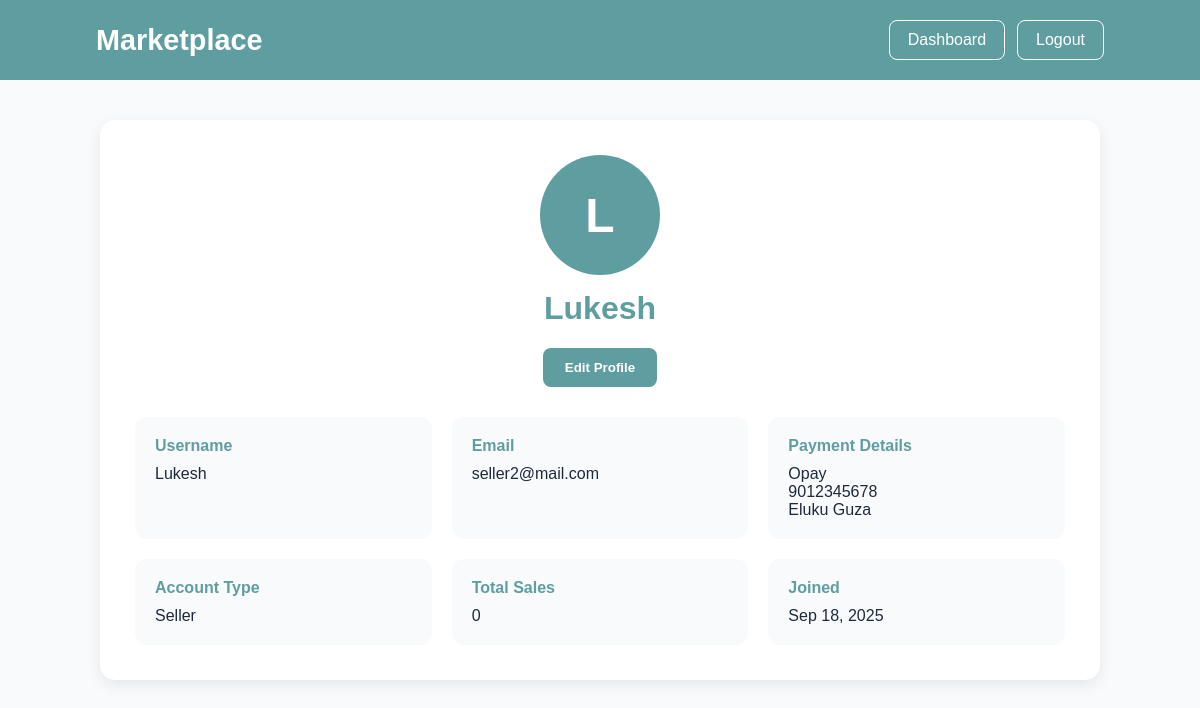
The page /seller/profile/ (signed in) on the database its author committed.
### seller/models.py (models this page shows, shortened)
class Seller(models.Model):
    user = models.OneToOneField(User, on_delete=models.CASCADE)
    business_name = models.CharField(max_length=150)
    business_address = models.TextField()
    payment_details = models.TextField( blank=True, null=True)
    wallet_balance = models.DecimalField(max_digits=10, decimal_places=2, default=200.00)
    profile_picture = models.ImageField(upload_to='seller_profiles/', blank=True, null=True)

### seller/views.py (the view)
# urls.py: path('profile/', views.profile, name='profile'),
@login_required(login_url='sellerLog')
def profile(request: HttpRequest):
    seller = Seller.objects.get(user=request.user)
    sales_count = Item.objects.filter(seller=seller, is_sold=True).count()
    return render(request, 'Sprofile.html', {'seller': seller, 'sales_count': sales_count})

### seller/templates/Sprofile.html (shortened to what this page needs)
<!DOCTYPE html>
<html lang="en">
<head>
</head>
<body>
<header>
    <div class="logo">Marketplace</div>
    <div class="nav-actions">
        <a href="/sellerDash/" class="nav-btn">Dashboard</a>
        <a href="/Slogout/" class="nav-btn">Logout</a>
    </div>
</header>
<div class="container">
    <div class="profile-card">
        <div class="profile-header">
            {% if seller.profile_picture %}
                <img
                    src="{{ seller.profile_picture.url }}"
                    class="avatar-image"
                    alt="Profile Picture"
                >
            {% else %}
                <div class="avatar">
                    {{ seller.user.username|first|upper }}
                </div>
            {% endif %}
            <h1>{{ seller.user.username }}</h1>
            <button
                class="btn"
                onclick="openEditModal()">
                Edit Profile
            </button>
        </div>
        <div class="info-grid">
            <div class="info-box">
                <h4>Username</h4>
                <p>{{ seller.user.username }}</p>
            </div>
            <div class="info-box">
                <h4>Email</h4>
                <p>{{ seller.user.email }}</p>
            </div>
            <div class="info-box">
                <h4>Payment Details</h4>
                <p> {% if seller.payment_details %}
                        {{ seller.payment_details|linebreaksbr }}
                    {% else %}
                        No payment details added yet.
                    {% endif %}
                </p>
            </div>
            <div class="info-box">
                <h4>Account Type</h4>
                <p>Seller</p>
            </div>
            <div class="info-box">
                <h4>Total Sales</h4>
                <p>{{ sales_count }}</p>
            </div>
            <div class="info-box">
                <h4>Joined</h4>
                <p>{{ seller.user.date_joined|date:"M d, Y" }}</p>
            </div>
        </div>
    </div>
</div>
</body>
</html>

### seller/templates/Sprofile.html (style rules this page uses)
body { background:#f8fafc; margin:0; font-family:Arial, Helvetica, sans-serif; color:#1e293b; }
header { background:cadetblue; padding:20px 8%; display:flex; justify-content:space-between; align-items:center; }
.logo { color:white; font-size:1.8rem; font-weight:bold; }
.nav-actions { display:flex; gap:12px; }
.nav-btn { color:white; text-decoration:none; border:1px solid white; padding:10px 18px; border-radius:8px; }
.container { max-width:1000px; margin:40px auto; padding:0 20px; }
.profile-card { background:white; border-radius:15px; padding:35px; box-shadow:0 5px 15px rgba(0,0,0,.08); margin-bottom:25px; }
.profile-header { text-align:center; margin-bottom:30px; }
.avatar { width:120px; height:120px; border-radius:50%; background:cadetblue; color:white; display:flex; justify-content:center; align-items:center; font-size:3rem; font-weight:bold; margin:auto; }
.profile-header h1 { margin-top:15px; color:cadetblue; }
.info-grid { display:grid; grid-template-columns:repeat(auto-fit,minmax(250px,1fr)); gap:20px; }
.info-box { background:#f8fafc; padding:20px; border-radius:12px; }
.info-box h4 { margin:0 0 10px; color:cadetblue; }
.info-box p { margin:0; font-size:1rem; }
.btn { background:cadetblue; color:white; text-decoration:none; padding:12px 22px; border-radius:8px; border: none; cursor:pointer; font-weight:600; }

### rows shown on the page
Seller: user.username|first "L", user.username "Lukesh", user.email "seller2@mail.com", payment_details "Opay 9012345678 Eluku Guza", user.date_joined "Sep 18, 2025"

### other values the page prints
{{ sales_count }} "0"
